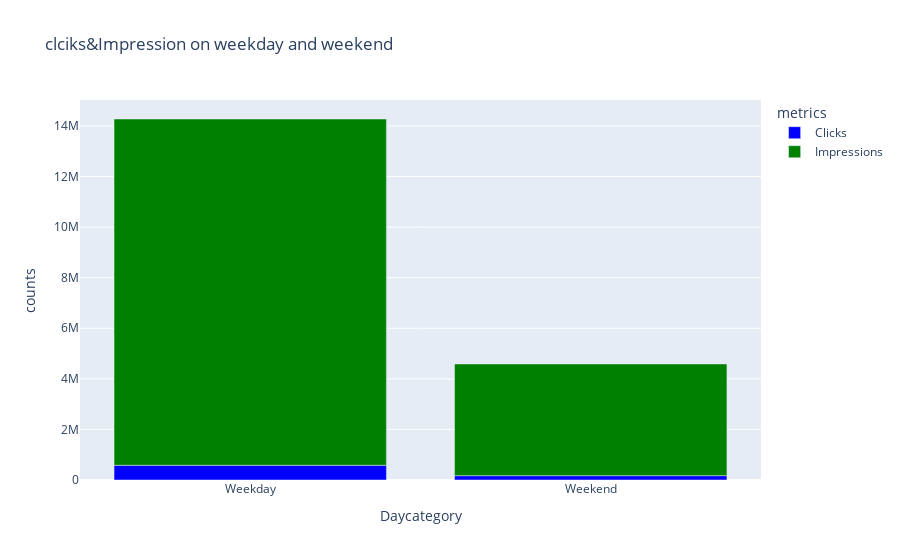

Source (notebook cell):
### Code cell
fig= px.bar(group_data,x='Daycategory', y=['Clicks','Impressions'],
            title='clciks&Impression on weekday and weekend',
            labels={'value':'counts','variable':'metrics'},
            color_discrete_sequence = ['blue','green'])
fig.show()

### Figure 1 — Plotly figure (JSON) as saved in the notebook; plotly's stock layout.template omitted (floating-point values rounded to 4 significant figures)
{"data": [{"alignmentgroup": "True", "hovertemplate": "metrics=Clicks<br>Daycategory=%{x}<br>counts=%{y}<extra></extra>", "legendgroup": "Clicks", "marker": {"color": "blue", "pattern": {"shape": ""}}, "name": "Clicks", "offsetgroup": "Clicks", "orientation": "v", "showlegend": true, "textposition": "auto", "type": "bar", "x": ["Weekday", "Weekend"], "xaxis": "x", "y": [583303, 172383], "yaxis": "y"}, {"alignmentgroup": "True", "hovertemplate": "metrics=Impressions<br>Daycategory=%{x}<br>counts=%{y}<extra></extra>", "legendgroup": "Impressions", "marker": {"color": "green", "pattern": {"shape": ""}}, "name": "Impressions", "offsetgroup": "Impressions", "orientation": "v", "showlegend": true, "textposition": "auto", "type": "bar", "x": ["Weekday", "Weekend"], "xaxis": "x", "y": [13692003, 4416639], "yaxis": "y"}], "layout": {"autosize": true, "barmode": "relative", "legend": {"title": {"text": "metrics"}, "tracegroupgap": 0}, "title": {"text": "clciks&Impression on weekday and weekend"}, "xaxis": {"anchor": "y", "autorange": true, "domain": [0, 1], "range": [-0.5, 1.5], "title": {"text": "Daycategory"}, "type": "category"}, "yaxis": {"anchor": "x", "autorange": true, "domain": [0, 1], "range": [0, 15030000.0], "title": {"text": "counts"}, "type": "linear"}}}
